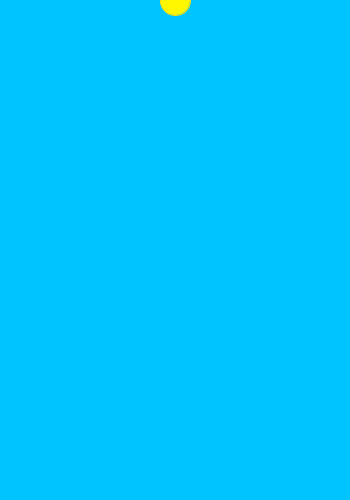
Frame 1 (no input)
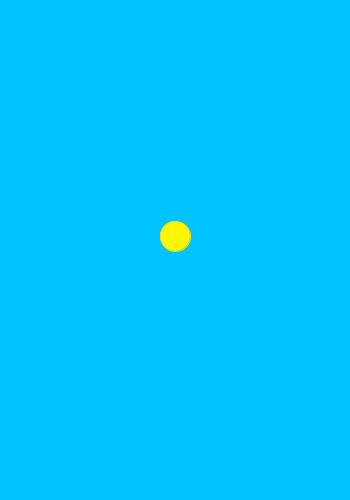
Frame 60 (the mouse pressed at the canvas centre just before this capture)
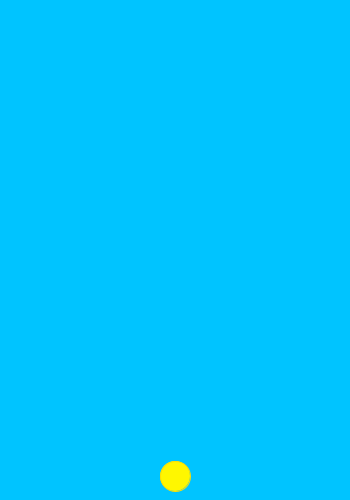
Frame 120 (the mouse held since frame 60 and released just before this capture)

The Processing sketch that drew these frames (run headless with seeded random() and noise(); from frame 60 on, the mouse is pressed at the canvas centre):

// Processing sketch: FlappyBird
// ── FlappyBird.pde
int x = 175;
int y = 0;
int birdYVelocity = 3;
int gravity = 1;

void setup() {
size(350, 500);

}

void draw() {
background(0, 196, 255);
fill(255, 247, 0);
stroke(255, 222, 0);
ellipse(x, y, 30, 30);
y=y+birdYVelocity+gravity;

}
